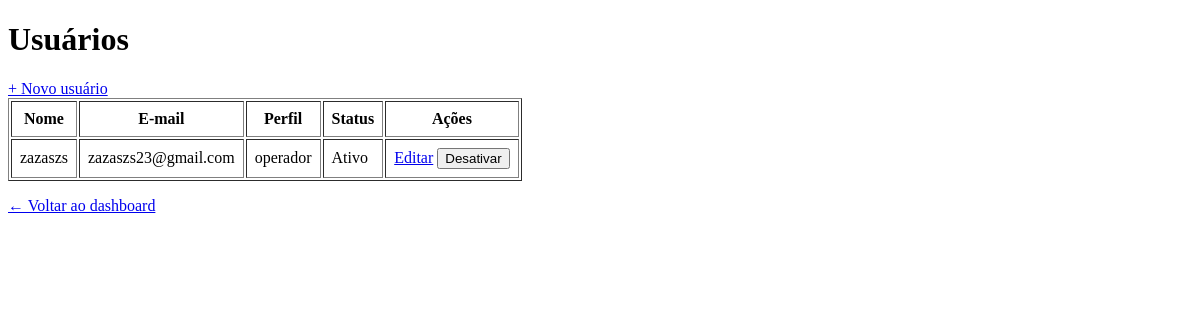
The app's page /usuarios/ (signed in), older data.
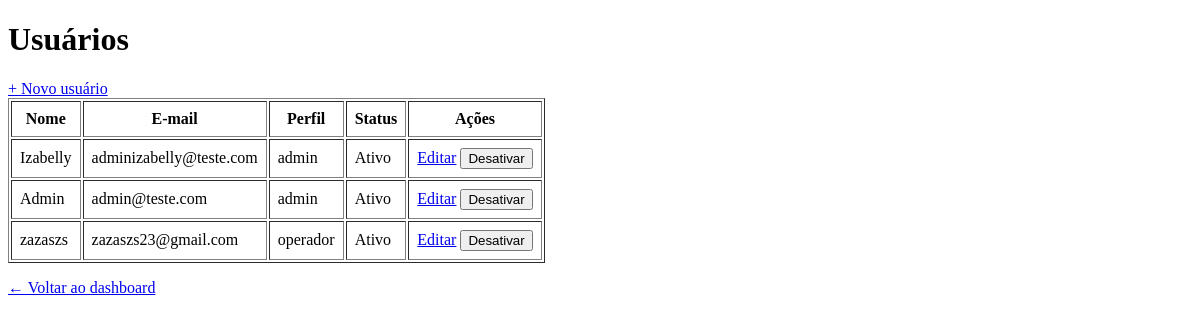
The same page, newer data.
### app/models/usuario.py (models this page shows)
class Usuario(Base):
    __tablename__ = "usuarios"
    id = Column(Integer, primary_key=True, autoincrement=True)
    nome = Column(String(100), nullable=False)
    email = Column(String(150), unique=True, nullable=False)
    senha_hash = Column(String(255), nullable=False)
    role = Column(String(20), default="operador")
    ativo = Column(Boolean, default=True)
    criado_em = Column(DateTime, server_default=func.now())

### app/controllers/admin_controller.py (the view)
@router.get("/")
def listar_usuarios(
    request: Request,
    db: Session = Depends(get_db),
    admin = Depends(get_admin), # Bloqueia quem nao é admin
):
    usuarios = db.query(Usuario).order_by(Usuario.nome).all()
    return templates.TemplateResponse(
        request,
        "usuarios/index.html",
        {
            "request": request,
            "admin": admin,
            "usuarios": usuarios
        }
    )

### app/templates/usuarios/index.html (shortened to what this page needs)
<!DOCTYPE html>
<html lang="pt-br">
<head>
</head>
<body>
    <h1>Usuários</h1>
    <a href="/usuarios/novo">+ Novo usuário</a>
    <table border="1" cellpadding="8">
        <thead>
            <tr>
                <th>Nome</th>
                <th>E-mail</th>
                <th>Perfil</th>
                <th>Status</th>
                <th>Ações</th>
            </tr>
        </thead>
        <tbody>
            {% for u in usuarios %}
            <tr>
                <td>{{ u.nome }}</td>
                <td>{{ u.email }}</td>
                <td>{{ u.role }}</td>
                <td>{{ "Ativo" if u.ativo else "Inativo" }}</td>
                <td>
                    <a href="/usuarios/{{ u.id }}/editar">Editar</a>
                    <form action="/usuarios/{{ u.id }}/toggle-ativo"
                          method="post"
                          style="display:inline">
                        <button type="submit">
                            {{ "Desativar" if u.ativo else "Ativar" }}
                        </button>
                    </form>
                </td>
            </tr>
            {% endfor %}
        </tbody>
    </table>
    <p><a href="/">← Voltar ao dashboard</a></p>
</body>
</html>

Row changes from the older to the newer data that the page shows:
added Usuario: nome "Izabelly", email "adminizabelly@teste.com", role "admin", ativo "Ativo", ativo "Desativar"
added Usuario: nome "Admin", email "admin@teste.com", role "admin", ativo "Ativo", ativo "Desativar"
